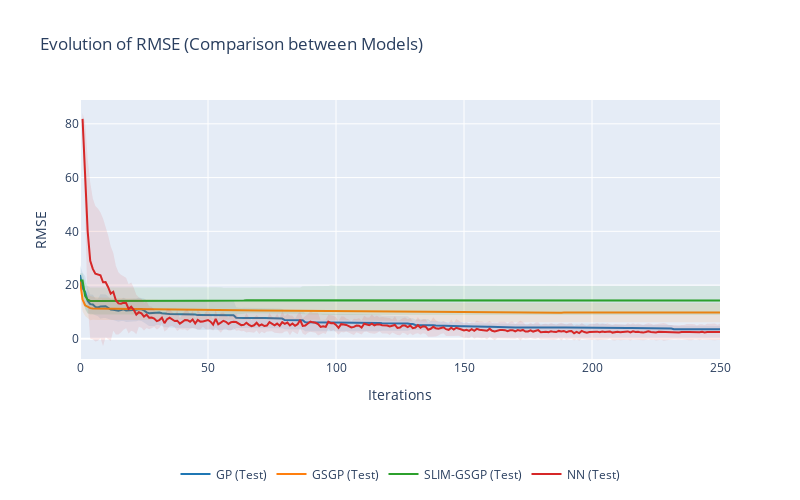

The notebook cell saved with this chart:
### Code cell
evolution_plots_all(k_outer=10, model_names=['GP', 'GSGP', 'SLIM-GSGP', 'NN'], show_train=False, show_test=True)

### Figure 1 — Plotly figure (JSON) as saved in the notebook; plotly's stock layout.template omitted (floating-point values rounded to 4 significant figures; data arrays with more than 128 entries replaced by an {"elided": "..."} marker saying what was removed)
{"data": [{"legendgroup": "GP", "line": {"color": "#1f77b4"}, "mode": "lines", "name": "GP (Test)", "showlegend": true, "type": "scatter", "x": {"elided": "251 int values"}, "y": {"elided": "251 float values"}}, {"legendgroup": "GP", "line": {"width": 0}, "mode": "lines", "name": "+1 std Val", "showlegend": false, "type": "scatter", "x": {"elided": "251 int values"}, "y": {"elided": "251 float values"}}, {"fill": "tonexty", "fillcolor": "rgba(31, 119, 180, 0.1)", "legendgroup": "GP", "line": {"width": 0}, "mode": "lines", "name": "-1 std Val", "showlegend": false, "type": "scatter", "x": {"elided": "251 int values"}, "y": {"elided": "251 float values"}}, {"legendgroup": "GSGP", "line": {"color": "#ff7f0e"}, "mode": "lines", "name": "GSGP (Test)", "showlegend": true, "type": "scatter", "x": {"elided": "251 int values"}, "y": {"elided": "251 float values"}}, {"legendgroup": "GSGP", "line": {"width": 0}, "mode": "lines", "name": "+1 std Val", "showlegend": false, "type": "scatter", "x": {"elided": "251 int values"}, "y": {"elided": "251 float values"}}, {"fill": "tonexty", "fillcolor": "rgba(255, 127, 14, 0.1)", "legendgroup": "GSGP", "line": {"width": 0}, "mode": "lines", "name": "-1 std Val", "showlegend": false, "type": "scatter", "x": {"elided": "251 int values"}, "y": {"elided": "251 float values"}}, {"legendgroup": "SLIM-GSGP", "line": {"color": "#2ca02c"}, "mode": "lines", "name": "SLIM-GSGP (Test)", "showlegend": true, "type": "scatter", "x": {"elided": "251 int values"}, "y": {"elided": "251 float values"}}, {"legendgroup": "SLIM-GSGP", "line": {"width": 0}, "mode": "lines", "name": "+1 std Val", "showlegend": false, "type": "scatter", "x": {"elided": "251 int values"}, "y": {"elided": "251 float values"}}, {"fill": "tonexty", "fillcolor": "rgba(44, 160, 44, 0.1)", "legendgroup": "SLIM-GSGP", "line": {"width": 0}, "mode": "lines", "name": "-1 std Val", "showlegend": false, "type": "scatter", "x": {"elided": "251 int values"}, "y": {"elided": "251 float values"}}, {"legendgroup": "NN", "line": {"color": "#d62728"}, "mode": "lines", "name": "NN (Test)", "showlegend": true, "type": "scatter", "x": {"elided": "250 int values"}, "y": {"elided": "250 float values"}}, {"legendgroup": "NN", "line": {"width": 0}, "mode": "lines", "name": "+1 std Val", "showlegend": false, "type": "scatter", "x": {"elided": "250 int values"}, "y": {"elided": "250 float values"}}, {"fill": "tonexty", "fillcolor": "rgba(214, 39, 40, 0.1)", "legendgroup": "NN", "line": {"width": 0}, "mode": "lines", "name": "-1 std Val", "showlegend": false, "type": "scatter", "x": {"elided": "250 int values"}, "y": {"elided": "250 float values"}}], "layout": {"height": 500, "legend": {"orientation": "h", "x": 0.5, "xanchor": "center", "y": -0.5, "yanchor": "bottom"}, "title": {"text": "Evolution of RMSE (Comparison between Models)"}, "width": 800, "xaxis": {"title": {"text": "Iterations"}}, "yaxis": {"range": [0, null], "title": {"text": "RMSE"}}}}
